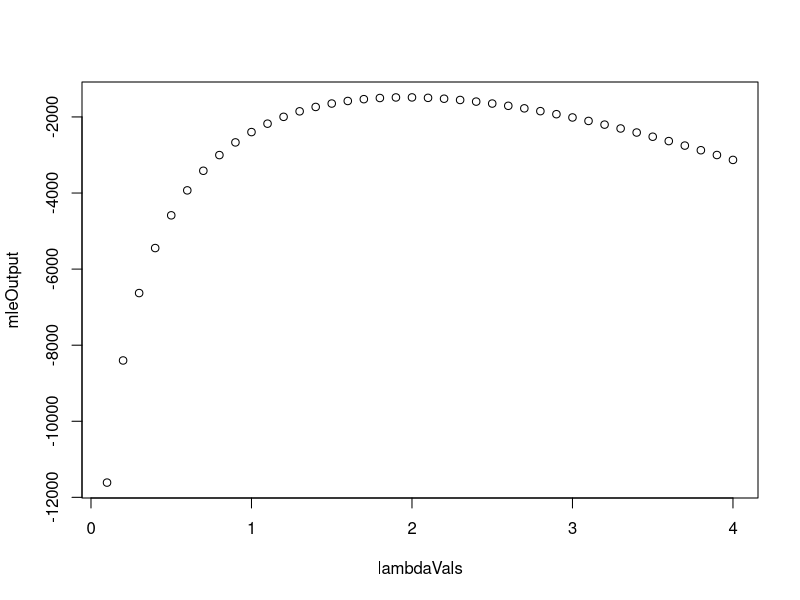
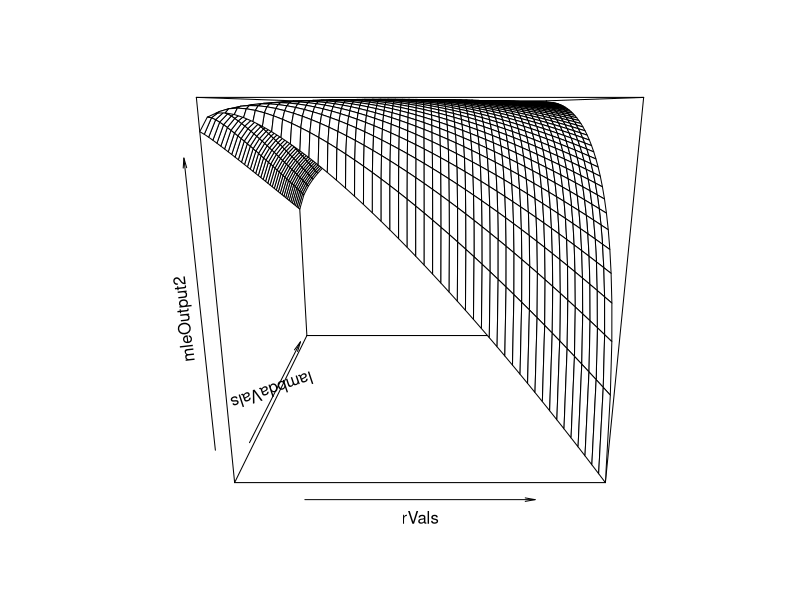

Here is the R script that generated these plots, in order:
rm(list = ls())
set.seed(12345)

n <- 1000
r <- 5
lambda <- 2
data <- round(rgamma(n,shape = r,rate = lambda),2)
print(data)


# Question-1 Part A
maxLikelyhoodFunction.gamma <- function(params) {
  return (-1*n*params[1]*log(params[2]) + n*lgamma(params[1]) + sum(data)*params[2] - (params[1]-1)*sum(log(data)))
}


# Question-1 Part B
#Computing using method of moments
# moment alpha of gamma data is mean square/variance
momentAlpha <- mean(data)^2/var(data)
# moment beta of gamma data is mean/variance
momentBeta <- mean(data)/var(data)
output <- nlm(maxLikelyhoodFunction.gamma,c(momentAlpha,momentBeta),hessian = T)
print(output)

#Computing using random initial value-1
output2 <- nlm(maxLikelyhoodFunction.gamma,c(8,0.8),hessian = T)
print(output2)

#Computing using random initial value-3
output3 <- nlm(maxLikelyhoodFunction.gamma,c(3,3),hessian = T)
print(output3)


# Question-1 Part C
lambdaVals = seq(0.1,4,by = 0.1)
mleOutput <- list()
i = 1
for (lVal in lambdaVals) {
  output = -1*maxLikelyhoodFunction.gamma(c(5,lVal))
  mleOutput[i] <- output
  i <- i +1
}
plot(lambdaVals,mleOutput)

# Question-1 Part D
rVals = seq(0.1, 10, by=0.2)
lambdaVals = seq(0.1,4,by = 0.1)
maxLikelyhoodFunction.gammaNew <- function(alpha,beta) {
  tmp <- -1*n*alpha*log(beta) + n*lgamma(alpha) + sum(data)*beta - (alpha-1)*sum(log(data))
  return (tmp)
}
mleOutput2 = -1*outer(rVals,lambdaVals,maxLikelyhoodFunction.gammaNew)
print(mleOutput2)
persp(rVals,lambdaVals,mleOutput2)
